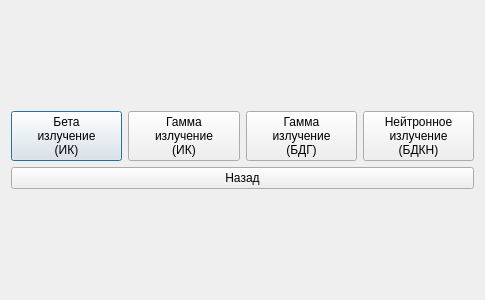
<?xml version="1.0" encoding="UTF-8"?>
<ui version="4.0">
 <class>Settings_verifier</class>
 <widget class="QDialog" name="Settings_verifier">
  <property name="geometry">
   <rect>
    <x>0</x>
    <y>0</y>
    <width>485</width>
    <height>300</height>
   </rect>
  </property>
  <property name="windowTitle">
   <string>Dialog</string>
  </property>
  <layout class="QGridLayout" name="gridLayout">
   <item row="0" column="0">
    <layout class="QVBoxLayout" name="verticalLayout">
     <item>
      <layout class="QHBoxLayout" name="horizontalLayout">
       <item>
        <widget class="QPushButton" name="pushButton">
         <property name="text">
          <string>Бета 
излучение 
(ИК)</string>
         </property>
        </widget>
       </item>
       <item>
        <widget class="QPushButton" name="pushButton_2">
         <property name="text">
          <string>Гамма
излучение
(ИК)</string>
         </property>
        </widget>
       </item>
       <item>
        <widget class="QPushButton" name="pushButton_3">
         <property name="text">
          <string>Гамма
излучение
(БДГ)</string>
         </property>
        </widget>
       </item>
       <item>
        <widget class="QPushButton" name="pushButton_4">
         <property name="text">
          <string>Нейтронное
излучение
(БДКН)</string>
         </property>
        </widget>
       </item>
      </layout>
     </item>
     <item>
      <widget class="QPushButton" name="pushButton_5">
       <property name="text">
        <string>Назад</string>
       </property>
      </widget>
     </item>
    </layout>
   </item>
  </layout>
 </widget>
 <resources/>
 <connections/>
</ui>
